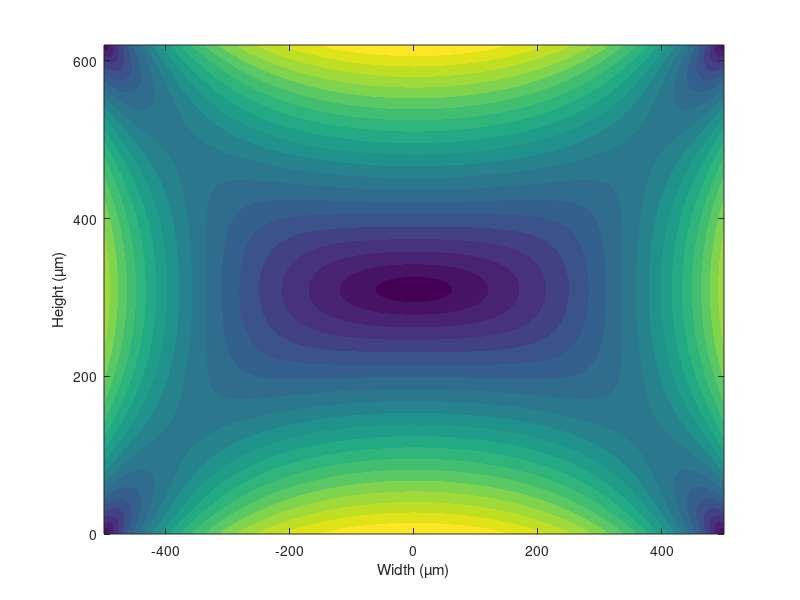

This figure's MATLAB source: (Note: this script raises an error after producing the figure.)
% Parameters
h = 0.62e-3; % Channel height (m)
w = 1e-3; % Channel width (m)
mu = 0.001; % Dynamic viscosity (Pa.s)
Q_in = 3e-9; % Volumetric flow rate (m^3/s)
L = 5e-2; % Length of the channel (m)

% Calculate DeltaP from Q
sum_term = 0;
for n = 1:2:99 % Sum over odd n
    sum_term = sum_term + (1/n^5) * (192/pi^5) * (h/w) * tanh(n*pi*w/(2*h));
end
DeltaP = (12 * mu * L * Q_in) / (h^3 * w * (1 - sum_term));

% Grid points
y = linspace(-w/2, w/2, 100);
z = linspace(0, h, 100);

% Initialize shear stress matrices
tau_y = zeros(length(y), length(z)); % miu*du/dy
tau_z = zeros(length(y), length(z)); % miu*du/dz
tau_total = zeros(length(y), length(z)); % Total shear stress

% Calculate shear stress in y and z directions
for i = 1:length(y)
    for j = 1:length(z)
        sum_tau_y = 0;
        sum_tau_z = 0;
        for n = 1:2:99 % Sum over odd n
            sum_tau_y = sum_tau_y + (1/n^2) * (sinh(n*pi*y(i)/h) / cosh(n*pi*w/(2*h))) * sin(n*pi*z(j)/h);
            sum_tau_z = sum_tau_z + (1/n^2) * (1 - cosh(n*pi*y(i)/h) / cosh(n*pi*w/(2*h))) * cos(n*pi*z(j)/h);
        end
        tau_y(i,j) = (4*h/pi^2) * (DeltaP/L) * abs(sum_tau_y);
        tau_z(i,j) = (4*h/pi^2) * (DeltaP/L) * abs(sum_tau_z);
        tau_total(i,j) = sqrt(tau_y(i,j)^2 + tau_z(i,j)^2); % Total shear stress
    end
end
% Convert coordinates to micrometers for plotting
y_um = y * 1e6; % Convert from meters to µm
z_um = z * 1e6; % Convert from meters to µm

% Plot total shear stress as a contour plot
figure;
contourf(y_um, z_um, tau_total', 20, 'LineColor', 'none');
xlabel('Width (µm)');
ylabel('Height (µm)');
% Set y-ticks at 200 µm intervals up to channel height
ytick_positions = 0:200:round(h*1e6);
yticks(ytick_positions);
yticklabels(string(ytick_positions));

colorbar;
ylabel(colorbar, 'Shear Stress (Pa)');

% Adjust x-ticks (in micrometers)
% Set x-ticks at 100 µm intervals
tick_positions = -500:100:500;
xticks(tick_positions);

% Create labels: empty for most, values for ends
xtick_labels = repmat({''}, size(tick_positions));
xtick_labels(1) = {'-500'};
xtick_labels(end) = {'500'};

% Apply the custom labels
xticklabels(xtick_labels);
colormap(pmkmp(128));
% caxis([0, 0.07]);
axis equal

% Set font to Times New Roman and size 15 for axes ticks
set(gca, 'FontName', 'Aptos', 'FontSize', 15);

% Set font for colorbar ticks and label
cb = colorbar;
set(cb, 'FontName', 'Aptos', 'FontSize', 15);
ylabel(cb, 'Shear Stress (Pa)', 'FontName', 'Aptos', 'FontSize', 15);
